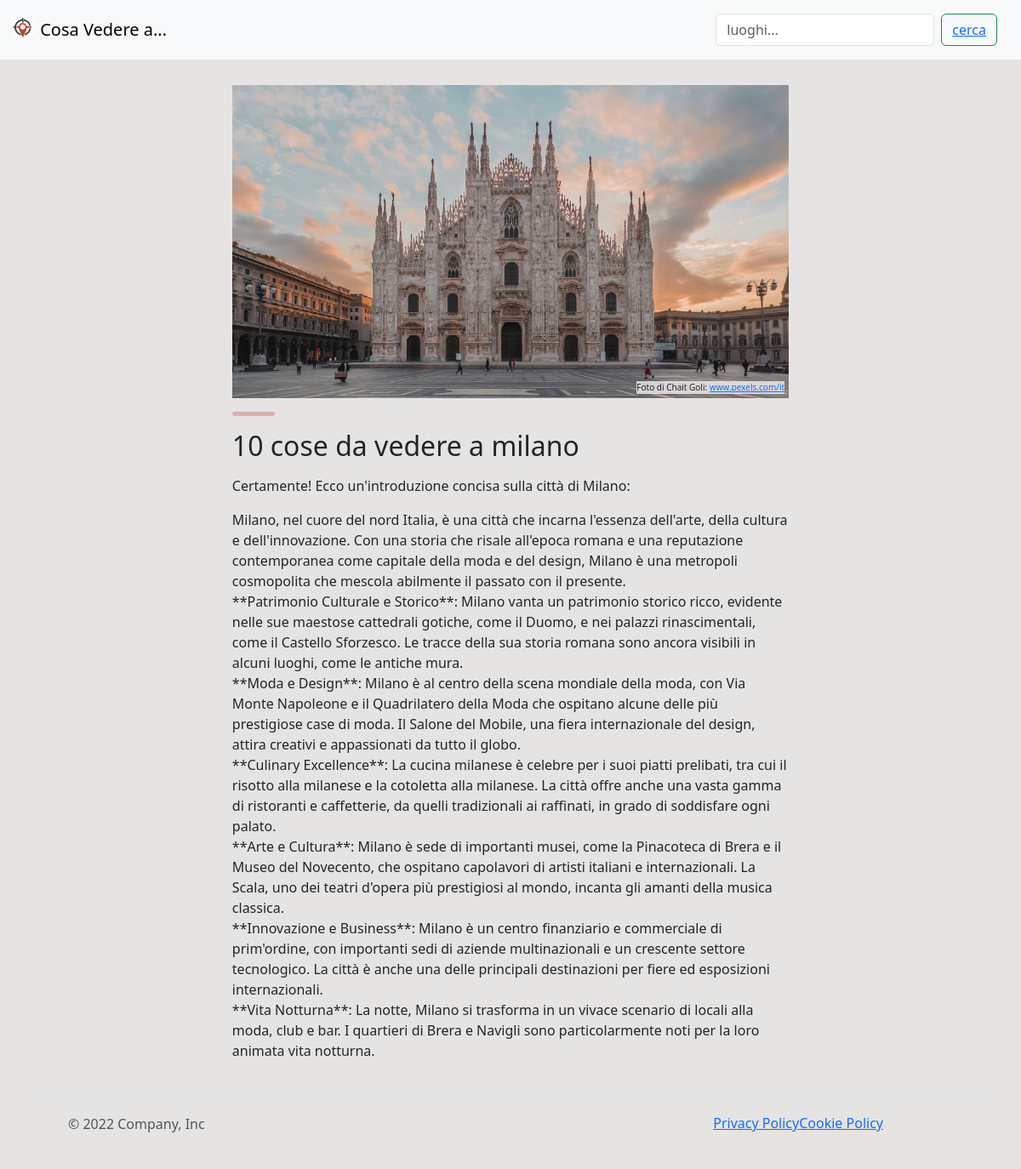
Page /italia/milano/ on the committed database.
### luoghi/models.py (models this page shows, shortened)
class City(models.Model):
    nome_luogo = models.CharField(max_length=50)
    immagine = models.ImageField()
    autore = RichTextUploadingField()
    descrizione_luogo = RichTextUploadingField()
    citta = models.BooleanField(default=True)
    sintesi = models.TextField(max_length=2000, blank=True)

### luoghi/views.py (the view)
# urls.py: path('<str:nome_luogo>/', views.place_view),
def place_view(request, nome_luogo=None, *args, **kwargs):
    luoghi_obj = None
    posti_obj = None
    if nome_luogo is not None:
        luoghi_obj = City.objects.get(nome_luogo=nome_luogo)
    posti_obj = PlaceToVisit.objects.filter(dove=City.objects.get(nome_luogo=nome_luogo))
    context = {
        "object" : luoghi_obj,
        "place" : posti_obj
    }
    return render(request, 'luoghi/info_city.html', context=context)

### luoghi/templates/luoghi/info_city.html (shortened to what this page needs)
{% extends "base.html" %}
{% load static %}
{% block content %}
<link rel="stylesheet" href="{% static 'styles/style_city.css' %}">
<div class="general_city">
    <div class="content-fluid">
        <div class="row">
            <div class="col-lg-1 col-sm-1 col-xl-1">
            </div>
            <div class="col-lg-10 col-sm-10 col-xl-10">
                <div id="info">
                    <div class="first-image">
                        <img src="{{ object.immagine.url }}" alt="">
                        <div id="autore">
                            <p id="autore-p">{{ object.autore | safe }}</p>
                        </div>
                    </div>
                    <div class="content-introduction">
                        <hr>
                        <h2>10 cose da vedere a {{ object.nome_luogo }}</h2>
                        <p>{{ object.descrizione_luogo | safe}}</p>
                    </div>
                </div>
            </div>
            <div class="col-lg-1 col-sm-1 col-xl-1">
            </div>
        </div>
    </div>
</div>
{% endblock %}

### static/styles/style_city.css (style rules this page uses)
.general_city { position: relative; display: flex; margin-top: 5em; width: 100%; justify-content: center; align-items: center; height: 100%; background-color: #e5e4e3; }
#info { position: relative; display: block; justify-content: center; align-items: center; margin: 20px; max-width: 750px; background-color: #e5e4e3; height: 100%; }
.first-image { display: inline-block; position: relative; }
.first-image img { width: 100%; z-index: 1; }
#autore { position: absolute; bottom: 0; right: 0; z-index: 1000; background-color: rgba(255, 255, 255, 0.7); backdrop-filter: blur(10px); margin: 5px; }
#autore-p { font-size: 10px; margin-bottom: 0; }
p { font-size: 16px; }
hr { background-color: red; border-radius: 5px; border: 3px red; width: 50px; height: 5px; margin-top: 20px; margin-bottom: 5px; }

### rows in the picture
City: immagine (picture), autore "Foto di Chait Goli: www.pexels.com/it", nome_luogo "milano", descrizione_luogo "Certamente! Ecco un'introduzione concisa sulla città di Milano: Milano, nel cuore del nord Italia, è una città che incarna l'essenza dell'arte, della cultura e dell'innovazione. Con una storia che risale all'epoca romana e una reputazione contemporanea come capitale della moda e del design, Milano è una metropoli cosmopolita che mescola abilmente il passato con il presente. **Patrimonio Culturale e Storico**: Milano vanta un patrimonio storico ricco, evidente nelle sue maestose cattedrali gotiche, come il Duomo, e nei palazzi rinascimentali, come il Castello Sforzesco. Le tracce della sua storia romana sono ancora visibili in alcuni luoghi, come le antiche mura. **Moda e Design**: Milano è…"
